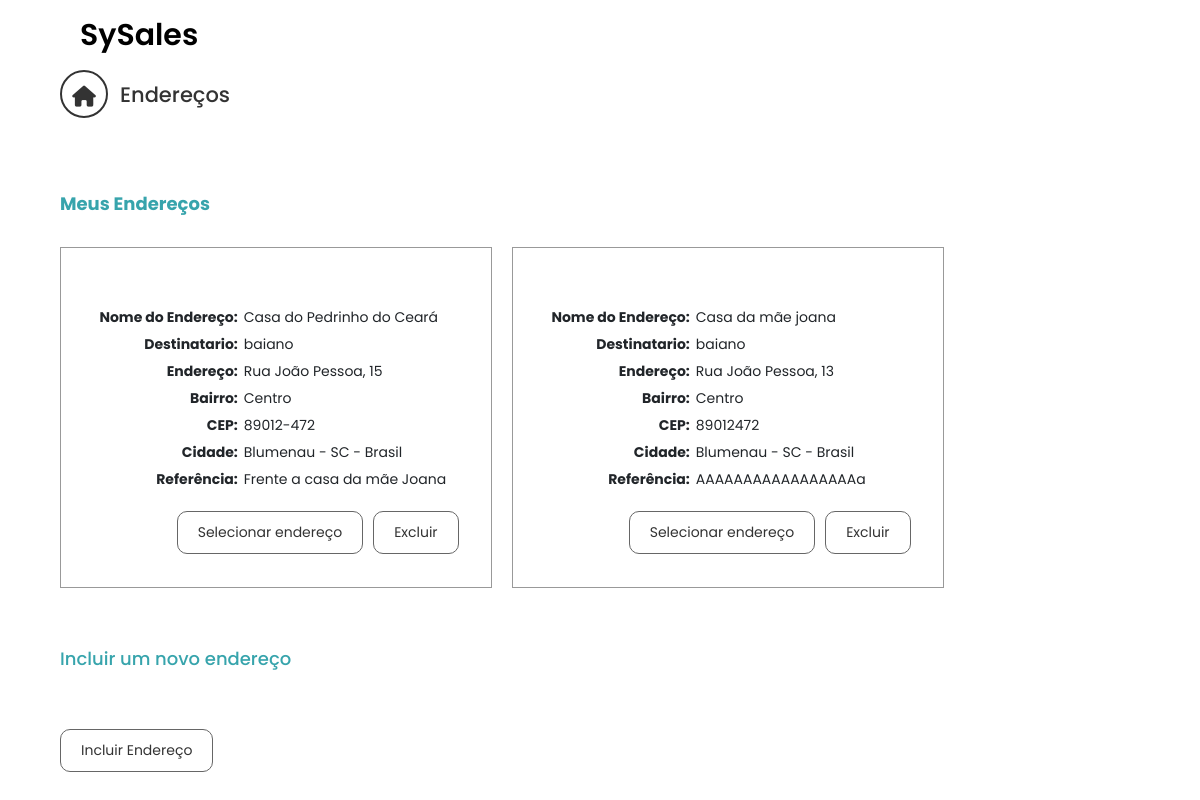
Screenshot of /pedidos/endereco/ (signed in) with the database file from the repository.
### accounts/models.py (models this page shows, shortened)
class Endereco(models.Model):
    CHOICES = (
        ('A', 'Apartamento',),
        ('R', 'Residência',),
        ('C', 'Comercial',),
        ('O', 'Outro',),
    )
    usuario                 = models.ForeignKey(MyUser, on_delete=models.CASCADE, related_name='enderecos')
    nome                    = models.CharField(max_length=256, default='')
    cep                     = models.CharField(max_length=10)
    rua                     = models.CharField(max_length=256)
    numero                  = models.IntegerField(default='')
    tipo                    = models.CharField(max_length=1, choices=CHOICES, default='O')
    bairro                  = models.CharField(max_length=256)
    cidade                  = models.CharField(max_length=256)
    estado                  = models.CharField(max_length=256)
    pais                    = models.CharField(max_length=256, default='Brasil')
    referencia              = models.CharField(max_length=256, default='')

class MyUser(PermissionsMixin, AbstractBaseUser):
    email                   = models.EmailField(verbose_name='email',max_length=60, unique=True)
    nome_usuario            = models.CharField(max_length=40)
    primeiro_nome           = models.CharField(max_length=255)
    ultimo_nome             = models.CharField(max_length=255)
    data_criacao            = models.DateTimeField(verbose_name='date joined', auto_now_add=True)
    ultimo_login            = models.DateTimeField(verbose_name='last login', auto_now=True)
    is_admin                = models.BooleanField(default=False)
    is_active               = models.BooleanField(default=True)
    is_staff                = models.BooleanField(default=False)
    is_superuser            = models.BooleanField(default=False)
    contato                 = models.CharField(max_length=11)
    objects = MyUserManager()
    USERNAME_FIELD = 'email'
    EMAIL_FIELD = 'email'
    REQUIRED_FIELDS = ['nome_usuario', 'primeiro_nome', 'ultimo_nome']
    def __str__(self):
        return self.nome_usuario

### accounts/views.py (the view)
# urls.py: path('endereco/', retorna_enderecos, name='endereco'),
def retorna_enderecos(request):
    dados = Endereco.objects.all().filter(usuario=request.user.id)
    return render(request, 'pedidos/endereco.html', {'dados': dados})

### templates/pedidos/endereco.html
{% extends 'pedidos/index-pedidos.html' %}
{% load static %}
{% block content %}
<link rel="stylesheet" href="{% static 'css/checkout.css' %}">
<section>
    <div class="wrapper">
        <div class="checkout">
            <div class="titulo">
                <span class="fas fa-home"></span>
                <h1>Endereços</h1>
            </div>
            <p class="novo-endereco">Meus Endereços</p>
            {% if dados %}
            {% for endereco in dados %}
            <div class="meus-enderecos">
                <table width="100%" border="0" cellspacing="0" cellpadding="0">
                  <tr>
                    <td class="dados">
                        <table>
                        <tr>
                            <td align="right"><b>Nome do Endereço:</b></td>
                            <br><td>{{endereco.nome}}</td>
                        </tr>
                        <tr>
                        <tr>
                            <td align="right"><b>Destinatario:</b></td>
                            <td>{{endereco.usuario}}</td>
                        </tr>
                        <tr>
                            <td align="right"><b>Endereço:</b></td>
                            <td>{{endereco.rua}}, {{endereco.numero}}</td>
                        </tr>
                        <tr>
                            <td align="right"><b>Bairro:</b></td>
                            <td>{{endereco.bairro}}</td>
                        </tr>
                        <tr>
                            <td align="right"><b>CEP:</b></td>
                            <td>{{endereco.cep}}</td>
                        </tr>
                        <tr>
                            <td align="right"><b>Cidade:</b></td>
                            <td>{{endereco.cidade}} - {{endereco.estado}} - {{endereco.pais}}</td>
                        </tr>
                        <tr>
                            <td align="right"><b>Referência:</b></td>
                            <td>{{endereco.referencia}}</td>
                        </tr>
                        </table>
                    </td>
                  </tr>
                </table>
                <a href="{% url 'users:remover_endereco' pk=endereco.id %}?next=/pedidos/endereco/" class="endereco-btn">Excluir</a>
                <a href="{% url 'pedidos:continua-pedido' %}?id={{endereco.id}}" class="endereco-btn">Selecionar endereço</a>
            </div>
            <br>
            {% endfor %}
            {% else %}
                <table align="center" width="100%" border="0" cellspacing="0" cellpadding="0">
                    <tr>
                        <td align="right"><b>Você não tem nenhum endereço cadastrado.</b></td>
                    </tr>
                </table>
            {% endif %}
            <div class="novo-endereco">
              <h2>Incluir um novo endereço</h2>
               <a href="{% url 'users:cadastrar_endereco' %}?next=/pedidos/endereco/" class="endereco-btn" id="incluir">Incluir Endereço</a>
            </div>
    </div>
     </div>
</section>
{% endblock %}

### static/css/style.css (style rules this page uses)
:root { --font:Ubuntu,sans-serif;--preto:#1a1a1a }
* { padding:0;margin:0 }
a { text-decoration:none;color:#fff }
body { background-color:#FFF;overflow-x:hidden }

### static/css/style-nav.css (style rules this page uses)
:root { --corprimaria:#37a4ac; --corsecundaria:#80e8f0; --corbackground:#FFF; --corfont:#000 }
* { margin:0; padding:0; box-sizing:border-box; text-decoration:none; font-family:'Poppins',sans-serif }
a { text-decoration:none; height:100% }
.wrapper { background:#FFF; margin:0 auto; z-index:1 }

### static/css/checkout.css (style rules this page uses)
:root { --corPrimaria: #37a4ac; --corSecundaria: #80e8f0; --corBackground: #FFFFFF; --corFont: black; }
html, body, div, span, applet, object, iframe,h1, h2, h3, h4, h5, h6, p, blockquote, pre,a, abbr, acronym, address, big, cite, code,del, dfn, em, img, ins, kbd, q, s, samp,small, strike, strong, sub, sup, tt, var,b, u, i, center,dl, dt, dd, ol, ul, li,fieldset, form, label, legend,table, caption, tbody, tfoot, thead, tr, th, td,article, aside, canvas, details, embed, figure, figcaption, footer, header, hgroup,menu, nav, output, ruby, section, summary,time, mark, audio, video, select { margin: 0; padding: 0; border: 0; font-size: 100%; vertical-align: baseline; outline:none; }
body { font-family: 'OpenSans', sans-serif; font-size: 14px; }
table { border-collapse: separate; border-spacing: 0; }
header, section, nav, article, aside, footer { display:block; }
.wrapper { width:100%; margin: 0 auto; padding-right: 5%; padding-left: 5%; }
p { padding:0 0 10px 0; }
a { text-decoration:none; -webkit-transition:background 0.5s ease-out; -moz-transition:background 0.5s ease-out; -o-transition:background 0.5s ease-out; -ms-transition:background 0.5s ease-out; transition:background 0.5s ease-out; }
.checkout { float:left; width:100%; margin:0 0 10% 0; }
.checkout .titulo { float:left; width:100%; height:100px; font-size:21px; color:#333; font-weight:bold; }
.checkout .titulo span { width:48px; height:48px; float:left; border:solid 2px #333333; border-radius:100%; text-align: center; line-height: 48px; font-size: 21px; }
.checkout .titulo h1 { margin:12px 0 0 12px; float:left; }
.checkout .meus-enderecos { width:40%; float: left; border: solid 1px #999; padding: 3%; margin:0 20px 0 0; }
.checkout .meus-enderecos td { padding: 3px; }
.endereco-btn { width:auto; padding: 10px 20px 10px 20px; background: #fff; border-radius:10px; color: #333; margin: 15px 0 0 10px; cursor: pointer; float: right; border: solid 1px #666; }
#incluir { float: left; margin: 0; }
.checkout .novo-endereco { width: 100%; float: left; margin:40px 0 0 0; }
.checkout .novo-endereco h2 { color:var(--corPrimaria); margin:20px 0 60px 0; font-size: 18px }
.checkout p.novo-endereco { color:var(--corPrimaria); margin:20px 0 20px 0; font-size: 18px; font-weight: 700; }

### rows the page displays
Endereco: nome "Casa do Pedrinho do Ceará", usuario "baiano", rua "Rua João Pessoa", numero "15", bairro "Centro", cep "89012-472", cidade "Blumenau", estado "SC", pais "Brasil", referencia "Frente a casa da mãe Joana"
Endereco: nome "Casa da mãe joana", usuario "baiano", rua "Rua João Pessoa", numero "13", bairro "Centro", cep "89012472", cidade "Blumenau", estado "SC", pais "Brasil", referencia "AAAAAAAAAAAAAAAAAa"
